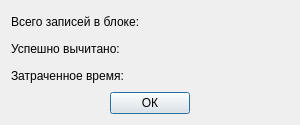
<?xml version="1.0" encoding="UTF-8"?>
<ui version="4.0">
 <class>DialogJournalReadResult</class>
 <widget class="QDialog" name="DialogJournalReadResult">
  <property name="geometry">
   <rect>
    <x>0</x>
    <y>0</y>
    <width>300</width>
    <height>125</height>
   </rect>
  </property>
  <property name="sizePolicy">
   <sizepolicy hsizetype="Fixed" vsizetype="Fixed">
    <horstretch>0</horstretch>
    <verstretch>0</verstretch>
   </sizepolicy>
  </property>
  <property name="minimumSize">
   <size>
    <width>300</width>
    <height>125</height>
   </size>
  </property>
  <property name="maximumSize">
   <size>
    <width>300</width>
    <height>125</height>
   </size>
  </property>
  <property name="windowTitle">
   <string>Dialog</string>
  </property>
  <layout class="QVBoxLayout" name="verticalLayout">
   <item>
    <layout class="QGridLayout" name="gridLayout">
     <item row="1" column="0">
      <widget class="QLabel" name="labelMsgReadDone">
       <property name="sizePolicy">
        <sizepolicy hsizetype="Expanding" vsizetype="Preferred">
         <horstretch>0</horstretch>
         <verstretch>0</verstretch>
        </sizepolicy>
       </property>
       <property name="text">
        <string>Успешно вычитано:</string>
       </property>
       <property name="scaledContents">
        <bool>true</bool>
       </property>
      </widget>
     </item>
     <item row="0" column="0">
      <widget class="QLabel" name="labelMsgTotal">
       <property name="sizePolicy">
        <sizepolicy hsizetype="Expanding" vsizetype="Preferred">
         <horstretch>0</horstretch>
         <verstretch>0</verstretch>
        </sizepolicy>
       </property>
       <property name="text">
        <string>Всего записей в блоке:</string>
       </property>
       <property name="scaledContents">
        <bool>true</bool>
       </property>
      </widget>
     </item>
     <item row="2" column="0">
      <widget class="QLabel" name="labelTimeElapsed">
       <property name="sizePolicy">
        <sizepolicy hsizetype="Expanding" vsizetype="Preferred">
         <horstretch>0</horstretch>
         <verstretch>0</verstretch>
        </sizepolicy>
       </property>
       <property name="text">
        <string>Затраченное время:</string>
       </property>
       <property name="scaledContents">
        <bool>true</bool>
       </property>
      </widget>
     </item>
     <item row="0" column="1">
      <widget class="QLabel" name="labelMsgTotalValue">
       <property name="sizePolicy">
        <sizepolicy hsizetype="Expanding" vsizetype="Preferred">
         <horstretch>0</horstretch>
         <verstretch>0</verstretch>
        </sizepolicy>
       </property>
       <property name="text">
        <string/>
       </property>
      </widget>
     </item>
     <item row="1" column="1">
      <widget class="QLabel" name="labelMsgReadDoneValue">
       <property name="sizePolicy">
        <sizepolicy hsizetype="Expanding" vsizetype="Preferred">
         <horstretch>0</horstretch>
         <verstretch>0</verstretch>
        </sizepolicy>
       </property>
       <property name="text">
        <string/>
       </property>
      </widget>
     </item>
     <item row="2" column="1">
      <widget class="QLabel" name="labelTimeElapsedValue">
       <property name="sizePolicy">
        <sizepolicy hsizetype="Expanding" vsizetype="Preferred">
         <horstretch>0</horstretch>
         <verstretch>0</verstretch>
        </sizepolicy>
       </property>
       <property name="maximumSize">
        <size>
         <width>16777215</width>
         <height>75</height>
        </size>
       </property>
       <property name="text">
        <string/>
       </property>
      </widget>
     </item>
    </layout>
   </item>
   <item>
    <layout class="QHBoxLayout" name="horizontalLayout_4">
     <item>
      <spacer name="horizontalSpacer_4">
       <property name="orientation">
        <enum>Qt::Horizontal</enum>
       </property>
       <property name="sizeHint" stdset="0">
        <size>
         <width>40</width>
         <height>20</height>
        </size>
       </property>
      </spacer>
     </item>
     <item>
      <widget class="QPushButton" name="pushButton">
       <property name="text">
        <string>ОК</string>
       </property>
      </widget>
     </item>
     <item>
      <spacer name="horizontalSpacer_5">
       <property name="orientation">
        <enum>Qt::Horizontal</enum>
       </property>
       <property name="sizeHint" stdset="0">
        <size>
         <width>40</width>
         <height>20</height>
        </size>
       </property>
      </spacer>
     </item>
    </layout>
   </item>
  </layout>
 </widget>
 <resources/>
 <connections/>
</ui>
